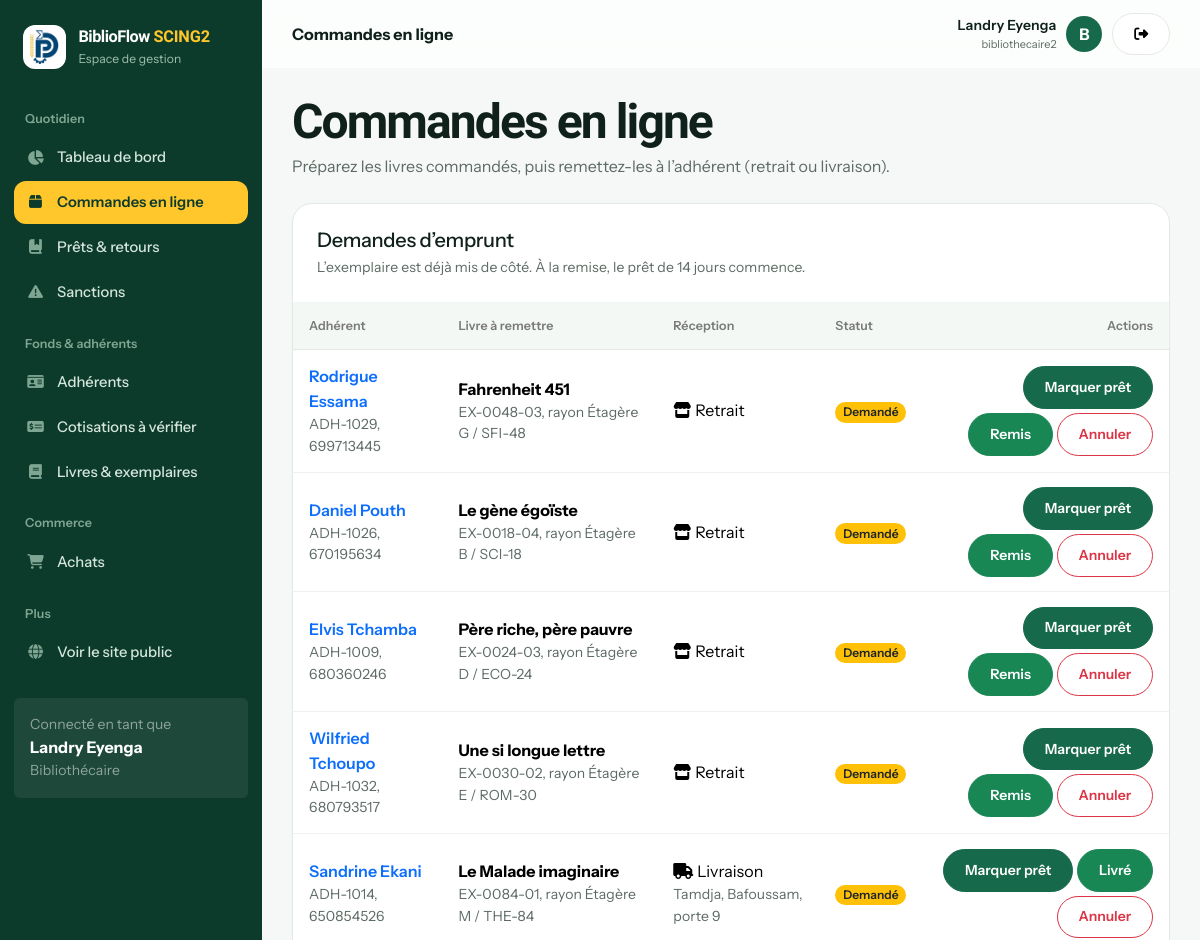
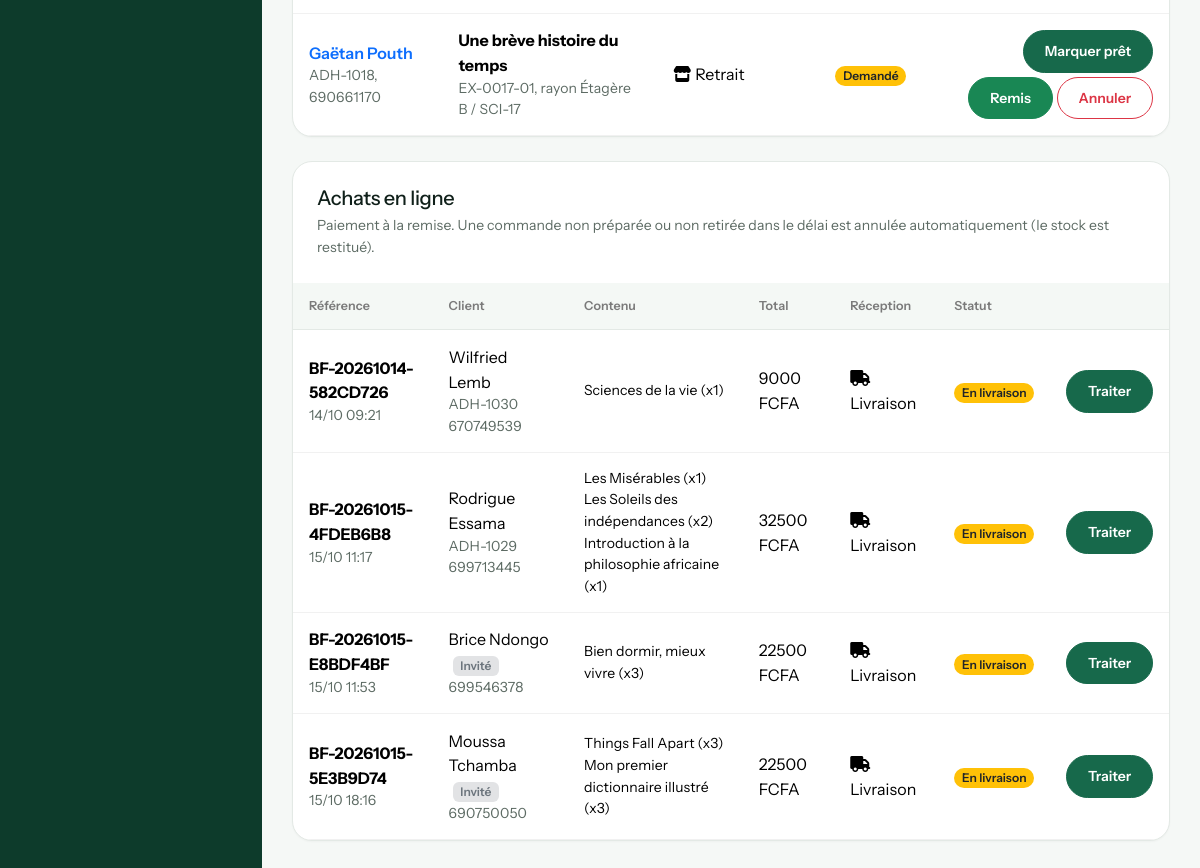
Screenshot of /gestion/commandes/ (signed in) with the database file from the repository (2 pictures, top to bottom).
### bibliotheque/models.py (models this page shows, shortened)
class Utilisateur(AbstractUser):
    ROLES = [("adherent", "Adhérent"), ("bibliothecaire", "Bibliothécaire"), ("administrateur", "Administrateur")]
    STATUTS = [("en_attente", "En attente de validation"), ("actif", "Actif"), ("suspendu", "Suspendu")]
    first_name = None  # remplacés par nom / prénom
    last_name = None
    nom = models.CharField(max_length=80)
    prenom = models.CharField(max_length=80)
    telephone = models.CharField(max_length=20, blank=True)
    adresse = models.CharField(max_length=200, blank=True)
    role = models.CharField(max_length=20, choices=ROLES, default="adherent")
    statut = models.CharField(max_length=12, choices=STATUTS, default="actif")
    numero_carte = models.CharField(max_length=20, unique=True, null=True, blank=True)
    date_debut_adhesion = models.DateField(null=True, blank=True)
    date_expiration = models.DateField(null=True, blank=True)  # fin de validité de l'adhésion
    suspendu_jusqu = models.DateField(null=True, blank=True)   # emprunts suspendus après un retard
    REQUIRED_FIELDS = ["nom", "prenom", "email"]
    def get_full_name(self):
        return f"{self.prenom} {self.nom}".strip()
    def __str__(self):
        return self.get_full_name() or self.username
    @property
    def est_personnel(self):
        return self.is_superuser or self.role in ("bibliothecaire", "administrateur")

class Emprunt(models.Model):
    STATUTS = [("demande", "Demandé"), ("prete", "Prêt à retirer"), ("en_cours", "En cours"), ("retard", "En retard"),
               ("rendu", "Rendu"), ("perdu", "Perdu"), ("annule", "Annulé")]
    ACTIFS = ("demande", "prete", "en_cours", "retard")   # compte dans la limite d'emprunts
    OUVERTS = ("en_cours", "retard")                      # livre actuellement chez l'adhérent
    PAIEMENTS = [("impayee", "Impayée"), ("payee", "Payée"), ("annulee", "Annulée")]
    adherent = models.ForeignKey(Utilisateur, on_delete=models.PROTECT, related_name="emprunts")
    personnel = models.ForeignKey(Utilisateur, on_delete=models.SET_NULL, null=True, blank=True,
                                  related_name="emprunts_acceptes")
    exemplaire = models.ForeignKey(Exemplaire, on_delete=models.PROTECT, related_name="emprunts")
    date_demande = models.DateTimeField(auto_now_add=True)
    date_emprunt = models.DateField(default=timezone.localdate)
    date_retour_prevue = models.DateField(null=True, blank=True)
    date_limite_retrait = models.DateField(null=True, blank=True)
    date_retour_effective = models.DateField(null=True, blank=True)
    statut = models.CharField(max_length=10, choices=STATUTS, default="en_cours")
    adresse_livraison = models.CharField(max_length=250, blank=True)  # vide = retrait à la bibliothèque
    nb_prolongations = models.PositiveSmallIntegerField(default=0)
    motif_sanction = models.CharField(max_length=200, blank=True)
    montant_sanction = models.DecimalField(max_digits=10, decimal_places=2, default=0)
    statut_paiement = models.CharField(max_length=10, choices=PAIEMENTS, blank=True)
    date_sanction = models.DateTimeField(null=True, blank=True)
    class Meta:
        ordering = ["-date_emprunt", "-id"]
    @property
    def jours_retard(self):
        if not self.date_retour_prevue:
            return 0
        ref = self.date_retour_effective or timezone.localdate()
        return max(0, (ref - self.date_retour_prevue).days)
    @property
    def livraison(self):
        return bool(self.adresse_livraison)

class Exemplaire(models.Model):
    ETATS = [("bon", "Bon état"), ("abime", "Abîmé")]
    STATUTS = [("disponible", "En rayon"), ("emprunte", "Emprunté"), ("reserve", "Mis de côté"),
               ("perdu", "Perdu"), ("retire", "Retiré du fonds")]
    livre = models.ForeignKey(Livre, on_delete=models.CASCADE, related_name="exemplaires")
    code_barres = models.CharField(max_length=40, unique=True)
    etat_physique = models.CharField(max_length=10, choices=ETATS, default="bon")
    statut = models.CharField(max_length=12, choices=STATUTS, default="disponible")
    etagere = models.CharField(max_length=40, blank=True)
    code_rayon = models.CharField(max_length=20, blank=True)
    @property
    def emplacement(self):
        return " / ".join(x for x in (self.etagere, self.code_rayon) if x)

class Livre(models.Model):
    titre = models.CharField(max_length=200)
    auteur = models.CharField(max_length=120)
    isbn = models.CharField(max_length=20, unique=True, null=True, blank=True)
    description = models.TextField(blank=True)
    image = models.CharField(max_length=255, blank=True)  # chemin relatif dans static/media
    categorie = models.CharField(max_length=80, blank=True)
    annee_publication = models.PositiveSmallIntegerField(null=True, blank=True)
    langue = models.CharField(max_length=30, default="Français")
    prix = models.DecimalField(max_digits=10, decimal_places=2, default=0)  # prix de vente
    stock_vente = models.PositiveIntegerField(default=0)                    # exemplaires à vendre
    actif = models.BooleanField(default=True)
    class Meta:
        ordering = ["titre"]

class Achat(models.Model):
    STATUTS = [("en_attente", "En attente de préparation"), ("prete", "Prête"), ("en_livraison", "En livraison"),
               ("terminee", "Terminé"), ("annulee", "Annulé")]
    ACTIFS = ("en_attente", "prete", "en_livraison")
    CANAUX = [("comptoir", "Au comptoir"), ("en_ligne", "En ligne")]
    MODES_PAIEMENT = [("especes", "Espèces"), ("mobile", "Mobile money"), ("carte", "Carte")]
    adherent = models.ForeignKey(Utilisateur, on_delete=models.PROTECT, null=True, blank=True, related_name="achats")
    reference = models.CharField(max_length=24, unique=True, null=True, blank=True)
    date_achat = models.DateTimeField(auto_now_add=True)
    canal = models.CharField(max_length=10, choices=CANAUX, default="comptoir")
    mode_reception = models.CharField(max_length=12, choices=[("retrait", "Retrait"), ("livraison", "Livraison")], default="retrait")
    mode_paiement = models.CharField(max_length=10, choices=MODES_PAIEMENT, blank=True)
    statut_paiement = models.CharField(max_length=12, choices=[("en_attente", "À payer"), ("paye", "Payé"), ("annule", "Annulé")], default="en_attente")
    reference_paiement = models.CharField(max_length=80, blank=True)
    date_paiement = models.DateTimeField(null=True, blank=True)
    adresse_livraison = models.CharField(max_length=250, blank=True)  # vide = retrait à la bibliothèque
    date_limite_retrait = models.DateField(null=True, blank=True)
    client_prenom = models.CharField(max_length=80, blank=True)
    client_nom = models.CharField(max_length=80, blank=True)
    client_email = models.EmailField(blank=True)
    client_telephone = models.CharField(max_length=20, blank=True)
    statut = models.CharField(max_length=14, choices=STATUTS, default="en_attente")
    class Meta:
        ordering = ["-date_achat"]
    @property
    def livraison(self):
        return self.mode_reception == "livraison"
    @property
    def paye(self):
        return self.statut_paiement == "paye"
    @property
    def total(self):
        return self.lignes.aggregate(t=Sum(F("quantite") * F("prix_applique")))["t"] or 0
    def save(self, *args, **kwargs):
        if not self.reference:
            self.reference = f"BF-{timezone.now():%Y%m%d}-{uuid4().hex[:8].upper()}"
        super().save(*args, **kwargs)
    @property
    def client_nom_complet(self):
        if self.adherent_id:
            return self.adherent.get_full_name()
        return f"{self.client_prenom} {self.client_nom}".strip() or "Client invité"
    @property
    def client_telephone_effectif(self):
        return self.adherent.telephone if self.adherent_id else self.client_telephone
    @property
    def est_invite(self):
        return self.adherent_id is None

class LigneAchat(models.Model):
    achat = models.ForeignKey(Achat, on_delete=models.CASCADE, related_name="lignes")
    livre = models.ForeignKey(Livre, on_delete=models.PROTECT)
    quantite = models.PositiveIntegerField(default=1)
    prix_applique = models.DecimalField(max_digits=10, decimal_places=2)
    class Meta:
        constraints = [models.UniqueConstraint(fields=["achat", "livre"], name="une_ligne_par_livre_et_achat")]

### bibliotheque/views.py (the view)
# urls.py: path("gestion/commandes/", views.commandes, name="commandes"),
@role_requis(*STAFF)
def commandes(request):
    services.maj_quotidienne()
    demandes = (Emprunt.objects.filter(statut__in=("demande", "prete")).select_related("adherent", "exemplaire__livre")
                .order_by("date_emprunt", "id"))
    achats = (Achat.objects.filter(canal="en_ligne", statut__in=Achat.ACTIFS).select_related("adherent")
              .prefetch_related("lignes__livre").order_by("date_achat"))
    return render(request, "bibliotheque/commandes.html", {"demandes": demandes, "achats": achats})

### bibliotheque/templates/bibliotheque/commandes.html (shortened to what this page needs)
{% extends "bibliotheque/base.html" %}{% block titre %}Commandes en ligne – BiblioFlow SCING2{% endblock %}{% block entete %}Commandes en ligne{% endblock %}{% block contenu %}
<div class="page-title mb-4"><h1>Commandes en ligne</h1><p>Préparez les livres commandés, puis remettez-les à l’adhérent (retrait ou livraison).</p></div>
<div class="cardx table-card mb-4"><div class="p-4"><h5 class="mb-1">Demandes d’emprunt</h5><div class="muted small">L’exemplaire est déjà mis de côté. À la remise, le prêt de {{ p.duree_pret_jours }} jours commence.</div></div>
<div class="table-responsive"><table class="table"><thead><tr><th>Adhérent</th><th>Livre à remettre</th><th>Réception</th><th>Statut</th><th class="text-end">Actions</th></tr></thead><tbody>
{% for e in demandes %}<tr><td><a class="fw-semibold text-decoration-none" href="{% url 'adherent_detail' e.adherent.pk %}">{{ e.adherent }}</a><div class="muted small">{{ e.adherent.numero_carte }}, {{ e.adherent.telephone }}</div></td><td><strong>{{ e.exemplaire.livre.titre }}</strong><div class="muted small">{{ e.exemplaire.code_barres }}{% if e.exemplaire.emplacement %}, rayon {{ e.exemplaire.emplacement }}{% endif %}</div></td><td>{% if e.livraison %}<i class="fa-solid fa-truck me-1"></i>Livraison<div class="muted small">{{ e.adresse_livraison }}</div>{% else %}<i class="fa-solid fa-store me-1"></i>Retrait{% endif %}</td><td><span class="badge rounded-pill bg-{% if e.statut == 'prete' %}primary{% else %}warning text-dark{% endif %}">{{ e.get_statut_display }}</span></td>
<td class="text-end"><div class="d-inline-flex gap-1 flex-wrap justify-content-end">
{% if e.statut == 'demande' %}<form method="post" action="{% url 'emprunt_action' e.pk 'preparer' %}"><button class="btn btn-sm btn-primary">Marquer prêt</button></form>{% endif %}
<form method="post" action="{% url 'emprunt_action' e.pk 'remettre' %}"><button class="btn btn-sm btn-success">{% if e.livraison %}Livré{% else %}Remis{% endif %}</button></form>
<form method="post" action="{% url 'emprunt_action' e.pk 'refuser' %}" onsubmit="return confirm('Annuler cette demande ?')">{% csrf_token %}<input type="hidden" name="next" value="{% url 'commandes' %}"><button class="btn btn-sm btn-outline-danger">Annuler</button></form></div></td></tr>
{% empty %}<tr><td colspan="5" class="empty">Aucune demande d’emprunt en attente.</td></tr>{% endfor %}</tbody></table></div></div>
<div class="cardx table-card"><div class="p-4"><h5 class="mb-1">Achats en ligne</h5><div class="muted small">Paiement à la remise. Une commande non préparée ou non retirée dans le délai est annulée automatiquement (le stock est restitué).</div></div>
<div class="table-responsive"><table class="table"><thead><tr><th>Référence</th><th>Client</th><th>Contenu</th><th>Total</th><th>Réception</th><th>Statut</th><th></th></tr></thead><tbody>
{% for a in achats %}<tr><td><strong>{{ a.reference }}</strong><div class="muted small">{{ a.date_achat|date:"d/m H:i" }}</div></td><td>{{ a.client_nom_complet }}{% if a.est_invite %}<span class="badge bg-secondary-subtle text-secondary ms-1">Invité</span>{% elif a.adherent.numero_carte %}<div class="muted small">{{ a.adherent.numero_carte }}</div>{% endif %}<div class="muted small">{{ a.client_telephone_effectif }}</div></td><td>{% for l in a.lignes.all %}<div class="small">{{ l.livre.titre }} (x{{ l.quantite }})</div>{% endfor %}</td><td>{{ a.total|floatformat:0 }} FCFA</td><td>{% if a.livraison %}<i class="fa-solid fa-truck me-1"></i>Livraison{% else %}<i class="fa-solid fa-store me-1"></i>Retrait{% endif %}</td><td><span class="badge rounded-pill bg-warning text-dark">{{ a.get_statut_display }}</span></td><td><a class="btn btn-sm btn-primary" href="{% url 'achat_detail' a.pk %}">Traiter</a></td></tr>
{% empty %}<tr><td colspan="7" class="empty">Aucun achat en ligne à traiter.</td></tr>{% endfor %}</tbody></table></div></div>{% endblock %}

### bibliotheque/templates/bibliotheque/base.html (shortened to what this page needs)
{% load static %}<!doctype html>
<html lang="fr"><head><meta charset="utf-8"><meta name="viewport" content="width=device-width, initial-scale=1"><title>{% block titre %}BiblioFlow SCING2{% endblock %}</title>
<link href="https://cdn.jsdelivr.net/npm/bootstrap@5.3.3/dist/css/bootstrap.min.css" rel="stylesheet"><link href="https://cdnjs.cloudflare.com/ajax/libs/font-awesome/6.5.2/css/all.min.css" rel="stylesheet"><link href="{% static 'bibliotheque/app.css' %}" rel="stylesheet"></head>
<body>{% with u=request.resolver_match.url_name %}<div class="app-shell">
<aside class="sidebar" id="sidebar">
  <div class="brand"><span class="logo-chip"><img src="{% static 'bibliotheque/images/logo.png' %}" alt="" height="34" width="29"></span><div><strong>BiblioFlow <span class="brand-tag">SCING2</span></strong><small>Espace de gestion</small></div></div>
  <div class="nav-title">Quotidien</div>
  <a class="side-link {% if u == 'tableau_bord' %}active{% endif %}" href="{% url 'tableau_bord' %}"><i class="fa-solid fa-chart-pie"></i>Tableau de bord</a>
  <a class="side-link {% if u == 'commandes' %}active{% endif %}" href="{% url 'commandes' %}"><i class="fa-solid fa-box"></i>Commandes en ligne</a>
  <a class="side-link {% if u == 'emprunts' %}active{% endif %}" href="{% url 'emprunts' %}"><i class="fa-solid fa-book-bookmark"></i>Prêts &amp; retours</a>
  <a class="side-link {% if u == 'sanctions' %}active{% endif %}" href="{% url 'sanctions' %}"><i class="fa-solid fa-triangle-exclamation"></i>Sanctions</a>
  <div class="nav-title">Fonds &amp; adhérents</div>
  <a class="side-link {% if u == 'adherents' or u == 'adherent_detail' or u == 'adherent_nouveau' or u == 'adherent_modifier' %}active{% endif %}" href="{% url 'adherents' %}"><i class="fa-solid fa-id-card"></i>Adhérents</a>
  <a class="side-link " href="{% url 'cotisations' %}"><i class="fa-solid fa-money-check-dollar"></i>Cotisations à vérifier</a>
  <a class="side-link " href="{% url 'livres_gestion' %}"><i class="fa-solid fa-book"></i>Livres &amp; exemplaires</a>
  <div class="nav-title">Commerce</div>
  <a class="side-link {% if u == 'achats' or u == 'achat_detail' or u == 'achat_nouveau' %}active{% endif %}" href="{% url 'achats' %}"><i class="fa-solid fa-cart-shopping"></i>Achats</a>
  <div class="nav-title">Plus</div>
  <a class="side-link" href="{% url 'accueil' %}"><i class="fa-solid fa-globe"></i>Voir le site public</a>
  <div class="mt-4 p-3 rounded-2" style="background:#ffffff0a"><div class="small text-white-50">Connecté en tant que</div><strong>{{ user.get_full_name|default:user.username }}</strong><div class="small text-white-50">{{ user.get_role_display }}</div></div>
</aside>
<main class="main"><header class="topbar"><div class="d-flex align-items-center gap-3"><div class="fw-bold">{% block entete %}{% endblock %}</div></div>
<div class="user-chip"><div class="text-end d-none d-sm-block"><div class="fw-semibold small">{{ user.get_full_name|default:user.username }}</div><div class="muted" style="font-size:11px">{{ user.username }}</div></div><div class="avatar">{{ user.username|first|upper }}</div><form method="post" action="{% url 'logout' %}">{% csrf_token %}<button class="btn btn-sm btn-light" title="Déconnexion"><i class="fa-solid fa-right-from-bracket"></i></button></form></div></header>
<div class="content">{% block contenu %}{% endblock %}</div></main></div>{% endwith %}
<script src="https://cdn.jsdelivr.net/npm/bootstrap@5.3.3/dist/js/bootstrap.bundle.min.js"></script><script src="{% static 'bibliotheque/app.js' %}" defer></script>{% block scripts %}{% endblock %}</body></html>

### rows the page displays
Utilisateur: get_full_name "Landry Eyenga", role "Bibliothécaire", username "bibliothecaire2", username|first "B"
Emprunt: adherent "Rodrigue Essama", adherent.numero_carte "ADH-1029", adherent.telephone "699713445", exemplaire.livre.titre "Fahrenheit 451", exemplaire.code_barres "EX-0048-03", exemplaire.emplacement "Étagère G / SFI-48", adresse_livraison "Retrait", statut "Demandé", shows "Marquer prêt"
Emprunt: adherent "Daniel Pouth", adherent.numero_carte "ADH-1026", adherent.telephone "670195634", exemplaire.livre.titre "Le gène égoïste", exemplaire.code_barres "EX-0018-04", exemplaire.emplacement "Étagère B / SCI-18", adresse_livraison "Retrait", statut "Demandé", shows "Marquer prêt"
Emprunt: adherent "Elvis Tchamba", adherent.numero_carte "ADH-1009", adherent.telephone "680360246", exemplaire.livre.titre "Père riche, père pauvre", exemplaire.code_barres "EX-0024-03", exemplaire.emplacement "Étagère D / ECO-24", adresse_livraison "Retrait", statut "Demandé", shows "Marquer prêt"
Emprunt: adherent "Wilfried Tchoupo", adherent.numero_carte "ADH-1032", adherent.telephone "680793517", exemplaire.livre.titre "Une si longue lettre", exemplaire.code_barres "EX-0030-02", exemplaire.emplacement "Étagère E / ROM-30", adresse_livraison "Retrait", statut "Demandé", shows "Marquer prêt"
Emprunt: adherent "Sandrine Ekani", adherent.numero_carte "ADH-1014", adherent.telephone "650854526", exemplaire.livre.titre "Le Malade imaginaire", exemplaire.code_barres "EX-0084-01", exemplaire.emplacement "Étagère M / THE-84", adresse_livraison "Tamdja, Bafoussam, porte 9", statut "Demandé", shows "Marquer prêt", shows "Livré"
Emprunt: adherent "Gaëtan Pouth", adherent.numero_carte "ADH-1018", adherent.telephone "690661170", exemplaire.livre.titre "Une brève histoire du temps", exemplaire.code_barres "EX-0017-01", exemplaire.emplacement "Étagère B / SCI-17", adresse_livraison "Retrait", statut "Demandé", shows "Marquer prêt"
Achat: reference "BF-20261014-582CD726", date_achat "14/10 09:21", client_nom_complet "Wilfried Lemb", adherent.numero_carte "ADH-1030", client_telephone_effectif "670749539", total "9000", mode_reception "Livraison", statut "En livraison"
LigneAchat: livre.titre "Sciences de la vie", quantite "1"
Achat: reference "BF-20261015-4FDEB6B8", date_achat "15/10 11:17", client_nom_complet "Rodrigue Essama", adherent.numero_carte "ADH-1029", client_telephone_effectif "699713445", total "32500", mode_reception "Livraison", statut "En livraison"
LigneAchat: livre.titre "Les Misérables", quantite "1"
LigneAchat: livre.titre "Les Soleils des indépendances", quantite "2"
LigneAchat: livre.titre "Introduction à la philosophie africaine", quantite "1"
Achat: reference "BF-20261015-E8BDF4BF", date_achat "15/10 11:53", client_nom_complet "Brice Ndongo", shows "Invité", client_telephone_effectif "699546378", total "22500", mode_reception "Livraison", statut "En livraison"
LigneAchat: livre.titre "Bien dormir, mieux vivre", quantite "3"
Achat: reference "BF-20261015-5E3B9D74", date_achat "15/10 18:16", client_nom_complet "Moussa Tchamba", shows "Invité", client_telephone_effectif "690750050", total "22500", mode_reception "Livraison", statut "En livraison"
LigneAchat: livre.titre "Things Fall Apart", quantite "3"
LigneAchat: livre.titre "Mon premier dictionnaire illustré", quantite "3"

### other values shown
{{ p.duree_pret_jours }} "14"
